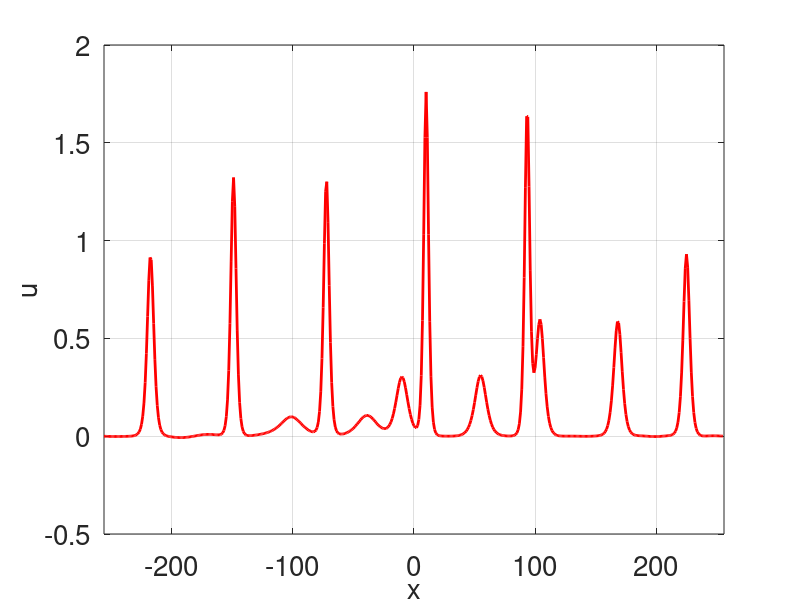

The MATLAB source for this figure:
function KdVrkm()
close all
fsz = 20; % fontsize
% solves u_t + u_{xxx} + (0.5u^2)_x = 0, i.e.,
% u_t = -u_{xxx} - (0.5u^2)_x

% u(x,t) = w(x-st)

init_data = 2;


N = 512;
L = N;
x = linspace(-L/2,L/2,N+1);
x(N + 1) = [];
k = -N/2 : (N/2 - 1); % wave numbers
u = zeros(1,N);
% initial data
if init_data == 1 
    u0 = 1./(cosh(x/sqrt(12))).^2;
end
if init_data == 2
    u0 = exp(-(x/20).^2) + exp(-((x+100)/20).^2);
end
dt = 0.1; % time step
figure; clf; 
hpic = plot(x,u0,'LineWidth',2,'color','r'); % plot of the numerical solution
hold on;
grid
xlim([-L/2,L/2]);
set(gca,'Fontsize',fsz);
xlabel('x','FontSize',fsz);
ylabel('u','FontSize',fsz);
drawnow
if init_data == 1
    % plot of the exact solution for u_0(x) given by  (*)
    hp = plot(x,u0,'LineWidth',2); 
    axis([-L/2 L/2 -0.01 1.01]);
end
%
tmax = 1000;
t = 0;
freq = k.*(2*pi/L); % frequencies
freq3 = freq.^3;
e3=exp(1i*freq3*dt); % in the Fourier space, uhat = e3.*vhat
while (t<tmax) 
    t=t+dt;
    vhat=fftshift(fft(u0)); % v in the Fourier space
    % RK4 step in the Fourier space
    k1=rhs(0,vhat);
    k2=rhs(0.5*dt,vhat+0.5*dt*k1);
    k3=rhs(0.5*dt,vhat+0.5*dt*k2);
    k4=rhs(dt,vhat+dt*k3);
    vhat_new=vhat+dt*(k1+2*k2+2*k3+k4)/6;
    % return to the original space and the original variable u
    unew=ifft(ifftshift(e3.*vhat_new)); % return to u in the x-space
    set(hpic,'xdata',x,'ydata',real(unew));
    if init_data == 1
        y = -N/2 + mod(x - t/3 + N/2,N);
        set(hp,'xdata',x,'ydata',1./(cosh((y)/sqrt(12))).^2);
        axis([-N/2 N/2 -0.01 1.01]);
    end
    u0=unew;
    drawnow
end
end
%%
function RHSvhat=rhs(dt,vhat)
% v should be a row vector
% RHSvhat = - e^{-tL}(1i*k*hat{(e^{tL}v)^2/2} 
N=size(vhat,2);
L = N;
k=-N/2 : (N/2 - 1);
freq =k.*(2*pi/L);
freq3 = freq.^3;
e3=exp(1i*freq3*dt);
em3=exp(-1i*freq3*dt);
vhat1=vhat.*e3;          % e^{tL}v in the Fourier space 
v1=ifft(ifftshift(vhat1));      % exp(tL)v in the x-space
v2=0.5*v1.^2;          % [exp(tL)v]^2 in the x-space
RHSvhat=-em3.*(1i*freq).*fftshift(fft(v2)); % exp(-tL)[[(exp(tL)v)]_x] in the Fourier space
end
